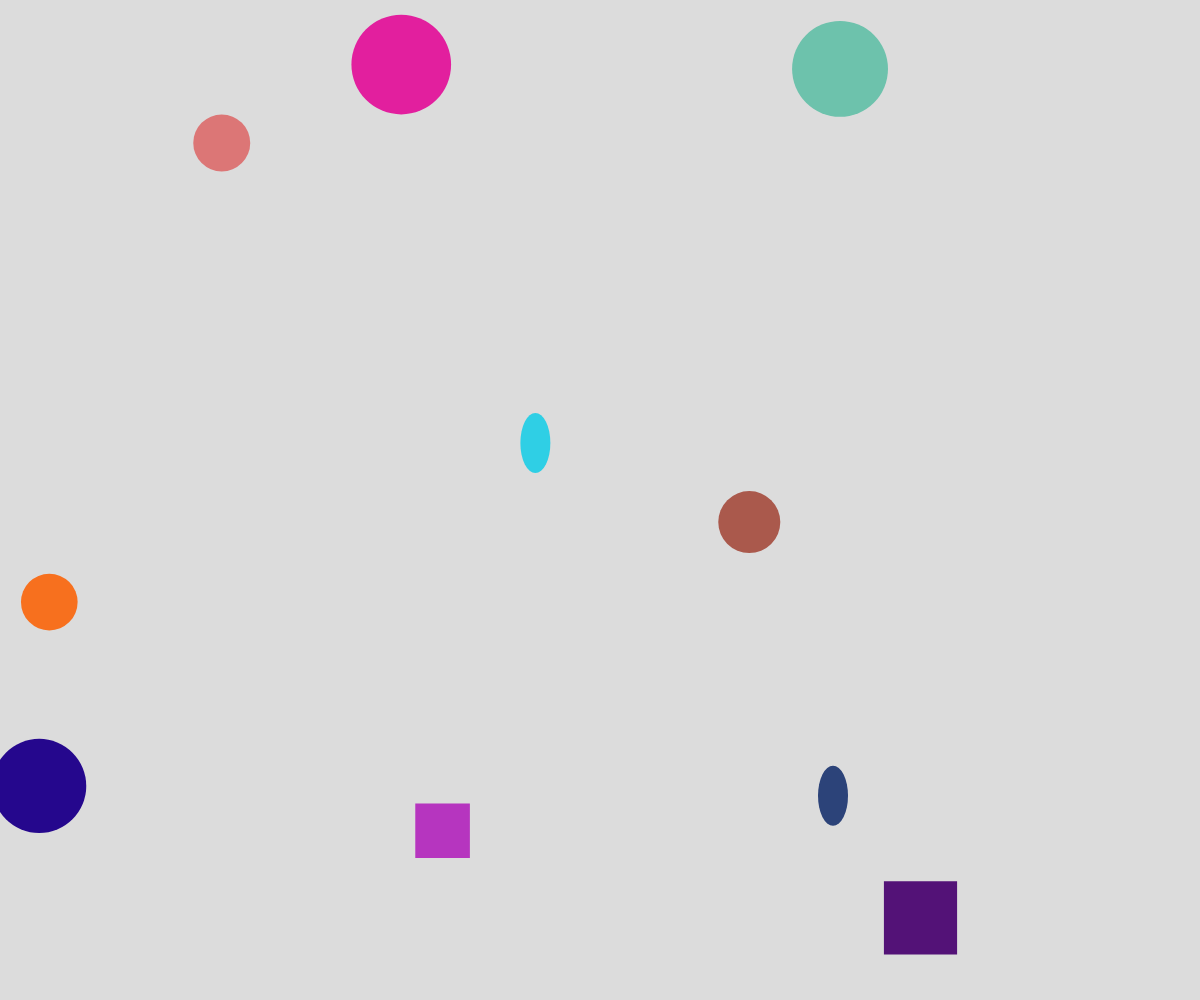
Frame 1 (no input)
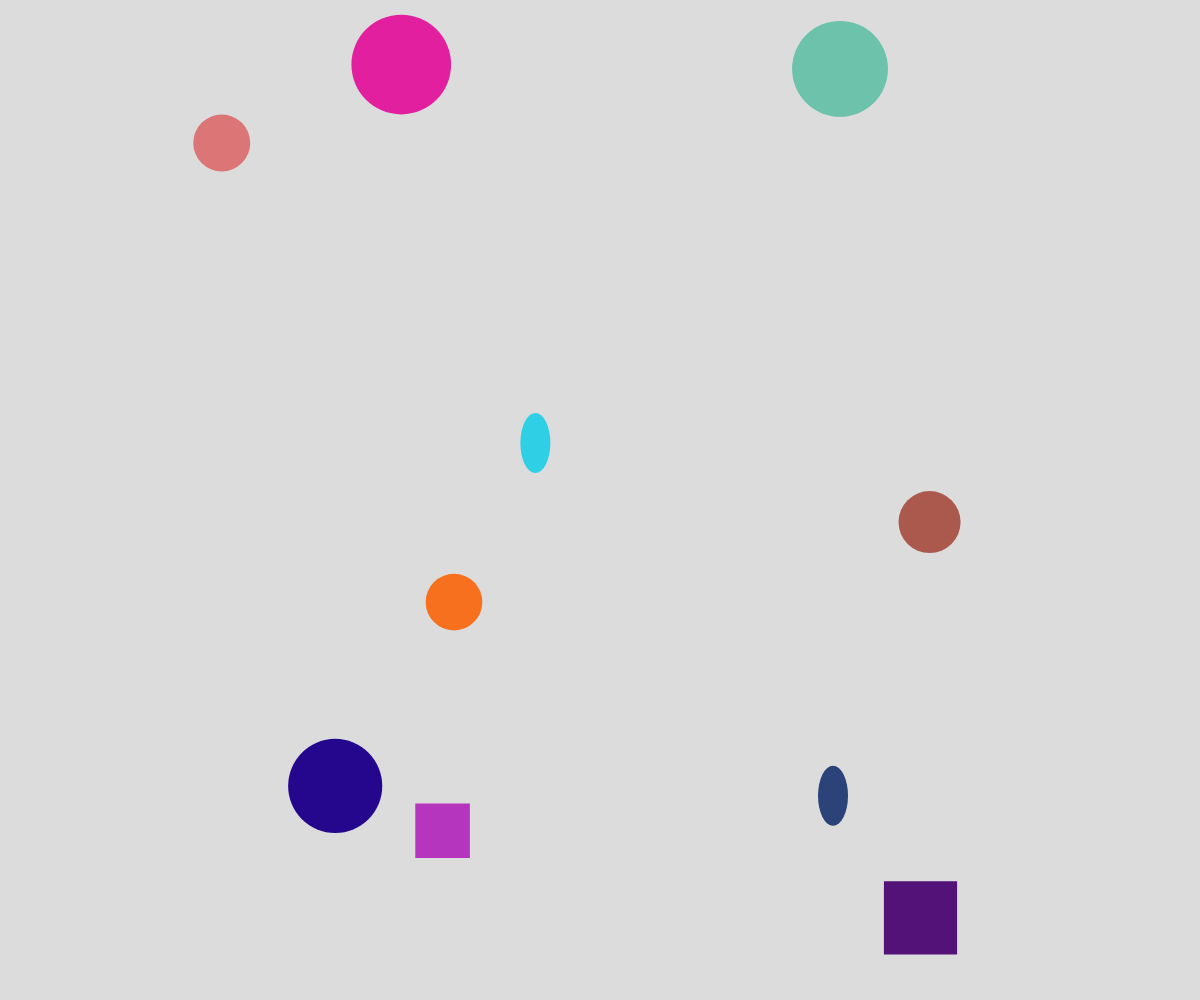
Frame 60 (no input)
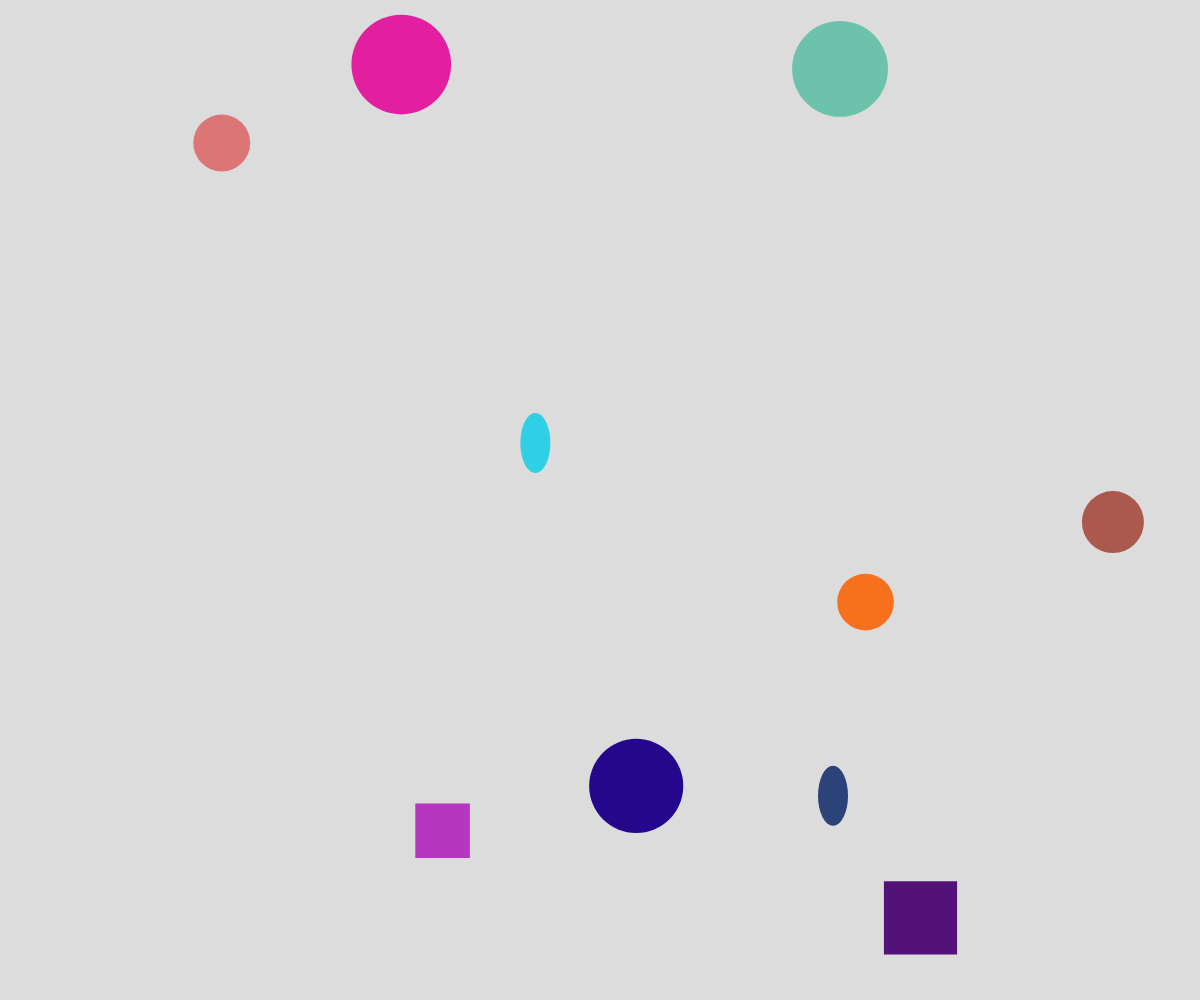
Frame 120 (the mouse pressed at the canvas centre since frame 60)

The p5.js sketch that drew these frames (run headless with seeded random() and noise() and a simulated clock; from frame 60 on, the mouse is pressed at the canvas centre):

// p5.js sketch
// ── sketch.js
// OOP Inheritance Demo

let shapes = [];

function setup() {
  createCanvas(windowWidth, windowHeight);

  for (let i = 0; i < 10; i++) {
    let colour = color(random(255), random(255), random(255));
    let x = random(width);
    let y = random(height);

    let newShape;
    let choice = random(200);
    if (choice < 50) {
      newShape = new Shape(x, y, colour);
    } 
    else if (choice < 100) {
      newShape = new Square(x, y, random(40, 100), colour);
    }
    else if (choice < 150) {
      newShape = new MovingCircle(x, y, random(20, 50), colour, random(2, 10));
    }
    else {
      newShape = new Circle(x, y, random(20, 50), colour);
    }
    shapes.push(newShape);
  }
}

function draw() {
  background(220);
  for (let shape of shapes) {
    shape.display();
  }
}

class Shape {
  constructor(x, y, color) {
    this.x = x;
    this.y = y;
    this.color = color;
  }

  display() {
    noStroke();
    fill(this.color);
    ellipse(this.x, this.y, 30, 60);
  }
}

class Circle extends Shape {
  constructor(x, y, radius, color) {
    super(x, y, color);

    this.radius = radius;
  }

  display() {
    noStroke();
    fill(this.color);
    circle(this.x, this.y, this.radius * 2);
  }
}

class Square extends Shape {
  constructor(x, y, size, color) {
    super(x, y, color);
    this.size = size;
  }

  display() {
    noStroke();
    fill(this.color);
    square(this.x, this.y, this.size);
  }
}

class MovingCircle extends Circle {
  constructor(x, y, radius, color, speed) {
    super(x, y, radius, color);
    this.speed = speed;
  }

  update() {
    this.x += this.speed;

    if (this.x > width + this.radius) {
      this.x = -this.radius;
    }
  }

  display() {
    this.update();
    super.display();
  }
}
